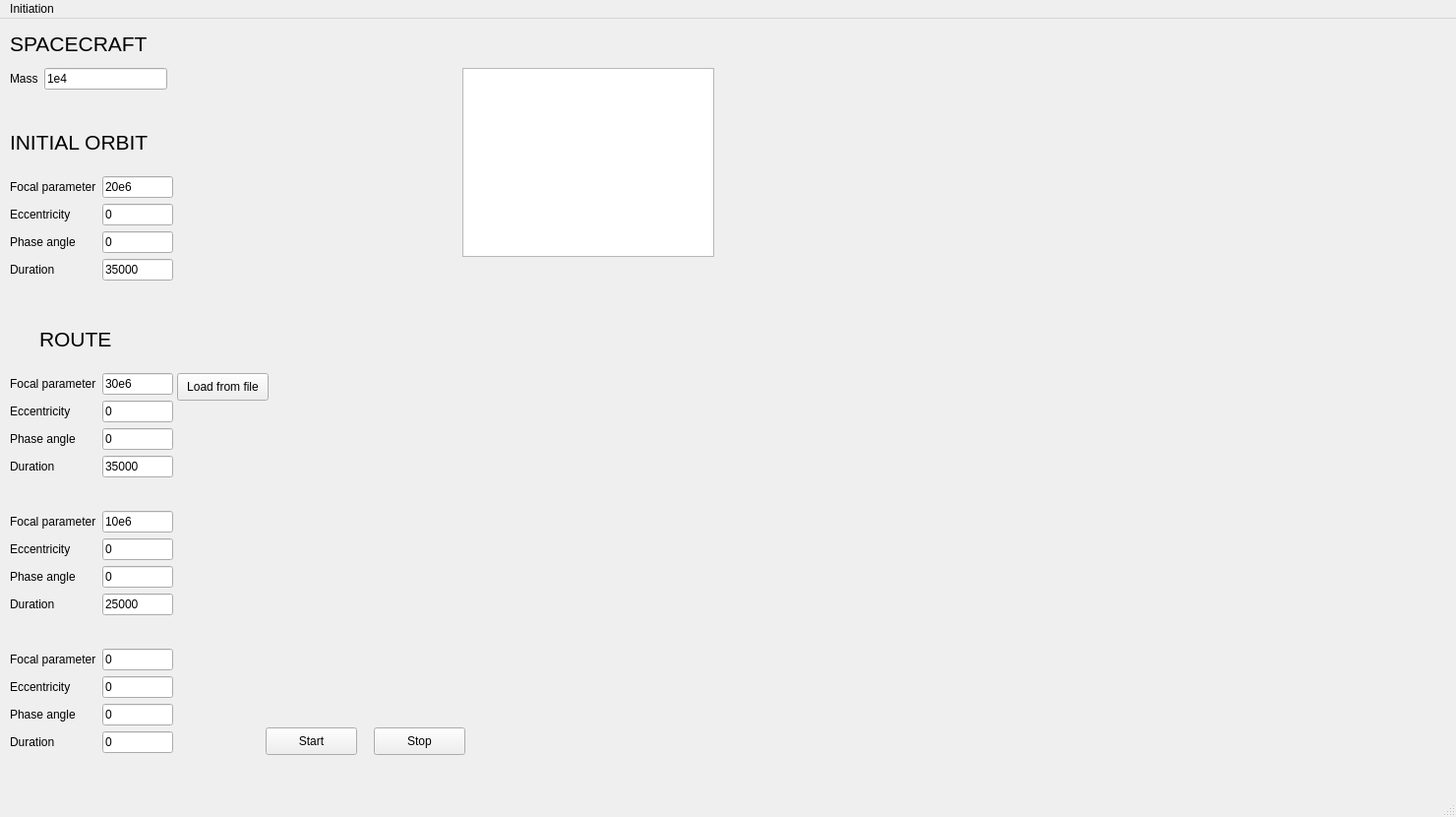
<?xml version="1.0" encoding="UTF-8"?>
<ui version="4.0">
 <class>MainWindow</class>
 <widget class="QMainWindow" name="MainWindow">
  <property name="geometry">
   <rect>
    <x>0</x>
    <y>0</y>
    <width>1480</width>
    <height>830</height>
   </rect>
  </property>
  <property name="windowTitle">
   <string>MainWindow</string>
  </property>
  <widget class="QWidget" name="centralwidget">
   <widget class="QPushButton" name="but_start">
    <property name="geometry">
     <rect>
      <x>270</x>
      <y>720</y>
      <width>93</width>
      <height>28</height>
     </rect>
    </property>
    <property name="text">
     <string>Start</string>
    </property>
   </widget>
   <widget class="QLabel" name="label">
    <property name="geometry">
     <rect>
      <x>10</x>
      <y>0</y>
      <width>191</width>
      <height>51</height>
     </rect>
    </property>
    <property name="font">
     <font>
      <pointsize>16</pointsize>
     </font>
    </property>
    <property name="text">
     <string>SPACECRAFT</string>
    </property>
   </widget>
   <widget class="QWidget" name="formLayoutWidget">
    <property name="geometry">
     <rect>
      <x>10</x>
      <y>50</y>
      <width>160</width>
      <height>41</height>
     </rect>
    </property>
    <layout class="QFormLayout" name="formLayout">
     <item row="3" column="1">
      <widget class="QLineEdit" name="spacecraft_mass">
       <property name="text">
        <string>1e4</string>
       </property>
      </widget>
     </item>
     <item row="3" column="0">
      <widget class="QLabel" name="label_2">
       <property name="text">
        <string>Mass</string>
       </property>
      </widget>
     </item>
    </layout>
   </widget>
   <widget class="QPushButton" name="but_stop">
    <property name="geometry">
     <rect>
      <x>380</x>
      <y>720</y>
      <width>93</width>
      <height>28</height>
     </rect>
    </property>
    <property name="text">
     <string>Stop</string>
    </property>
   </widget>
   <widget class="QWidget" name="formLayoutWidget_3">
    <property name="geometry">
     <rect>
      <x>10</x>
      <y>160</y>
      <width>166</width>
      <height>131</height>
     </rect>
    </property>
    <layout class="QFormLayout" name="formLayout_3">
     <item row="0" column="1">
      <widget class="QLineEdit" name="initial_orbit_p">
       <property name="text">
        <string>20e6</string>
       </property>
      </widget>
     </item>
     <item row="2" column="0">
      <widget class="QLabel" name="label_8">
       <property name="text">
        <string>Eccentricity</string>
       </property>
      </widget>
     </item>
     <item row="3" column="0">
      <widget class="QLabel" name="label_9">
       <property name="text">
        <string>Phase angle</string>
       </property>
      </widget>
     </item>
     <item row="2" column="1">
      <widget class="QLineEdit" name="initial_orbit_e">
       <property name="text">
        <string>0</string>
       </property>
      </widget>
     </item>
     <item row="3" column="1">
      <widget class="QLineEdit" name="initial_orbit_fi">
       <property name="text">
        <string>0</string>
       </property>
      </widget>
     </item>
     <item row="0" column="0">
      <widget class="QLabel" name="label_10">
       <property name="text">
        <string>Focal parameter</string>
       </property>
      </widget>
     </item>
     <item row="4" column="1">
      <widget class="QLineEdit" name="initial_orbit_duration">
       <property name="text">
        <string>35000</string>
       </property>
      </widget>
     </item>
     <item row="4" column="0">
      <widget class="QLabel" name="label_3">
       <property name="text">
        <string>Duration</string>
       </property>
      </widget>
     </item>
    </layout>
   </widget>
   <widget class="QPushButton" name="pushButton">
    <property name="geometry">
     <rect>
      <x>180</x>
      <y>360</y>
      <width>93</width>
      <height>28</height>
     </rect>
    </property>
    <property name="text">
     <string>Load from file</string>
    </property>
   </widget>
   <widget class="QWidget" name="formLayoutWidget_4">
    <property name="geometry">
     <rect>
      <x>10</x>
      <y>360</y>
      <width>166</width>
      <height>131</height>
     </rect>
    </property>
    <layout class="QFormLayout" name="formLayout_4">
     <item row="0" column="1">
      <widget class="QLineEdit" name="orbit1_p">
       <property name="text">
        <string>30e6</string>
       </property>
      </widget>
     </item>
     <item row="2" column="0">
      <widget class="QLabel" name="label_11">
       <property name="text">
        <string>Eccentricity</string>
       </property>
      </widget>
     </item>
     <item row="3" column="0">
      <widget class="QLabel" name="label_12">
       <property name="text">
        <string>Phase angle</string>
       </property>
      </widget>
     </item>
     <item row="2" column="1">
      <widget class="QLineEdit" name="orbit1_e">
       <property name="text">
        <string>0</string>
       </property>
      </widget>
     </item>
     <item row="3" column="1">
      <widget class="QLineEdit" name="orbit1_fi">
       <property name="text">
        <string>0</string>
       </property>
      </widget>
     </item>
     <item row="0" column="0">
      <widget class="QLabel" name="label_13">
       <property name="text">
        <string>Focal parameter</string>
       </property>
      </widget>
     </item>
     <item row="4" column="1">
      <widget class="QLineEdit" name="orbit1_duration">
       <property name="text">
        <string>35000</string>
       </property>
      </widget>
     </item>
     <item row="4" column="0">
      <widget class="QLabel" name="label_4">
       <property name="text">
        <string>Duration</string>
       </property>
      </widget>
     </item>
    </layout>
   </widget>
   <widget class="QWidget" name="formLayoutWidget_5">
    <property name="geometry">
     <rect>
      <x>10</x>
      <y>500</y>
      <width>166</width>
      <height>131</height>
     </rect>
    </property>
    <layout class="QFormLayout" name="formLayout_5">
     <item row="0" column="1">
      <widget class="QLineEdit" name="orbit2_p">
       <property name="text">
        <string>10e6</string>
       </property>
      </widget>
     </item>
     <item row="2" column="0">
      <widget class="QLabel" name="label_14">
       <property name="text">
        <string>Eccentricity</string>
       </property>
      </widget>
     </item>
     <item row="3" column="0">
      <widget class="QLabel" name="label_15">
       <property name="text">
        <string>Phase angle</string>
       </property>
      </widget>
     </item>
     <item row="2" column="1">
      <widget class="QLineEdit" name="orbit2_e">
       <property name="text">
        <string>0</string>
       </property>
      </widget>
     </item>
     <item row="3" column="1">
      <widget class="QLineEdit" name="orbit2_fi">
       <property name="text">
        <string>0</string>
       </property>
      </widget>
     </item>
     <item row="0" column="0">
      <widget class="QLabel" name="label_16">
       <property name="text">
        <string>Focal parameter</string>
       </property>
      </widget>
     </item>
     <item row="4" column="1">
      <widget class="QLineEdit" name="orbit2_duration">
       <property name="text">
        <string>25000</string>
       </property>
      </widget>
     </item>
     <item row="4" column="0">
      <widget class="QLabel" name="label_5">
       <property name="text">
        <string>Duration</string>
       </property>
      </widget>
     </item>
    </layout>
   </widget>
   <widget class="QWidget" name="formLayoutWidget_6">
    <property name="geometry">
     <rect>
      <x>10</x>
      <y>640</y>
      <width>166</width>
      <height>131</height>
     </rect>
    </property>
    <layout class="QFormLayout" name="formLayout_6">
     <item row="0" column="1">
      <widget class="QLineEdit" name="orbit3_p">
       <property name="text">
        <string>0</string>
       </property>
      </widget>
     </item>
     <item row="2" column="0">
      <widget class="QLabel" name="label_17">
       <property name="text">
        <string>Eccentricity</string>
       </property>
      </widget>
     </item>
     <item row="3" column="0">
      <widget class="QLabel" name="label_18">
       <property name="text">
        <string>Phase angle</string>
       </property>
      </widget>
     </item>
     <item row="2" column="1">
      <widget class="QLineEdit" name="orbit3_e">
       <property name="text">
        <string>0</string>
       </property>
      </widget>
     </item>
     <item row="3" column="1">
      <widget class="QLineEdit" name="orbit3_fi">
       <property name="text">
        <string>0</string>
       </property>
      </widget>
     </item>
     <item row="0" column="0">
      <widget class="QLabel" name="label_19">
       <property name="text">
        <string>Focal parameter</string>
       </property>
      </widget>
     </item>
     <item row="4" column="1">
      <widget class="QLineEdit" name="orbit3_duration">
       <property name="text">
        <string>0</string>
       </property>
      </widget>
     </item>
     <item row="4" column="0">
      <widget class="QLabel" name="label_6">
       <property name="text">
        <string>Duration</string>
       </property>
      </widget>
     </item>
    </layout>
   </widget>
   <widget class="QGraphicsView" name="graphicsView">
    <property name="geometry">
     <rect>
      <x>470</x>
      <y>50</y>
      <width>256</width>
      <height>192</height>
     </rect>
    </property>
   </widget>
   <widget class="QLabel" name="label_7">
    <property name="geometry">
     <rect>
      <x>10</x>
      <y>100</y>
      <width>191</width>
      <height>51</height>
     </rect>
    </property>
    <property name="font">
     <font>
      <pointsize>16</pointsize>
     </font>
    </property>
    <property name="text">
     <string>INITIAL ORBIT</string>
    </property>
   </widget>
   <widget class="QLabel" name="label_20">
    <property name="geometry">
     <rect>
      <x>40</x>
      <y>300</y>
      <width>191</width>
      <height>51</height>
     </rect>
    </property>
    <property name="font">
     <font>
      <pointsize>16</pointsize>
     </font>
    </property>
    <property name="text">
     <string>ROUTE</string>
    </property>
   </widget>
  </widget>
  <widget class="QMenuBar" name="menubar">
   <property name="geometry">
    <rect>
     <x>0</x>
     <y>0</y>
     <width>1480</width>
     <height>26</height>
    </rect>
   </property>
   <widget class="QMenu" name="menuInitiation">
    <property name="title">
     <string>Initiation</string>
    </property>
   </widget>
   <addaction name="menuInitiation"/>
  </widget>
  <widget class="QStatusBar" name="statusbar"/>
 </widget>
 <resources/>
 <connections/>
</ui>
